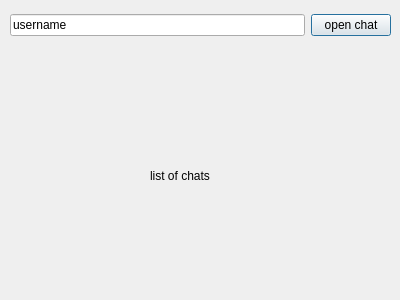
<?xml version="1.0" encoding="UTF-8"?>
<ui version="4.0">
 <class>openChatUsrnameInput</class>
 <widget class="QDialog" name="openChatUsrnameInput">
  <property name="geometry">
   <rect>
    <x>0</x>
    <y>0</y>
    <width>400</width>
    <height>300</height>
   </rect>
  </property>
  <property name="windowTitle">
   <string>Dialog</string>
  </property>
  <widget class="QLabel" name="label">
   <property name="geometry">
    <rect>
     <x>150</x>
     <y>140</y>
     <width>101</width>
     <height>71</height>
    </rect>
   </property>
   <property name="text">
    <string>list of chats</string>
   </property>
  </widget>
  <widget class="QWidget" name="">
   <property name="geometry">
    <rect>
     <x>10</x>
     <y>0</y>
     <width>381</width>
     <height>51</height>
    </rect>
   </property>
   <layout class="QHBoxLayout" name="horizontalLayout">
    <item>
     <widget class="QLineEdit" name="lineEdit">
      <property name="text">
       <string>username</string>
      </property>
     </widget>
    </item>
    <item>
     <widget class="QPushButton" name="openChatButton">
      <property name="text">
       <string>open chat</string>
      </property>
     </widget>
    </item>
   </layout>
  </widget>
 </widget>
 <resources/>
 <connections/>
</ui>
